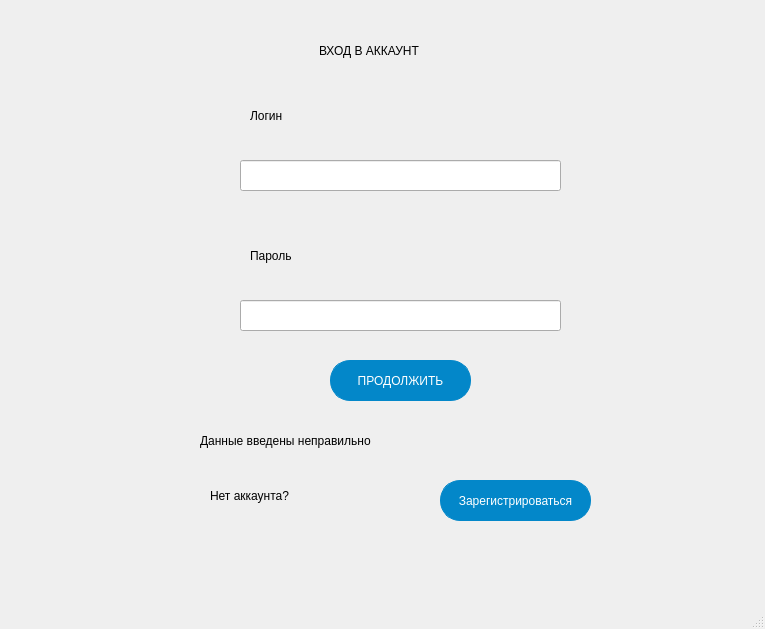
<?xml version="1.0" encoding="UTF-8"?>
<ui version="4.0">
 <class>MainWindow</class>
 <widget class="QMainWindow" name="MainWindow">
  <property name="geometry">
   <rect>
    <x>0</x>
    <y>0</y>
    <width>765</width>
    <height>629</height>
   </rect>
  </property>
  <property name="minimumSize">
   <size>
    <width>765</width>
    <height>629</height>
   </size>
  </property>
  <property name="maximumSize">
   <size>
    <width>765</width>
    <height>629</height>
   </size>
  </property>
  <property name="mouseTracking">
   <bool>true</bool>
  </property>
  <property name="acceptDrops">
   <bool>false</bool>
  </property>
  <property name="windowTitle">
   <string>Вход</string>
  </property>
  <widget class="QWidget" name="centralwidget">
   <widget class="QLabel" name="label">
    <property name="geometry">
     <rect>
      <x>319</x>
      <y>25</y>
      <width>231</width>
      <height>51</height>
     </rect>
    </property>
    <property name="styleSheet">
     <string notr="true">font: 18pt &quot;Comfortaa&quot;;</string>
    </property>
    <property name="text">
     <string>ВХОД В АККАУНТ</string>
    </property>
   </widget>
   <widget class="QLabel" name="label_2">
    <property name="geometry">
     <rect>
      <x>250</x>
      <y>100</y>
      <width>311</width>
      <height>31</height>
     </rect>
    </property>
    <property name="mouseTracking">
     <bool>false</bool>
    </property>
    <property name="styleSheet">
     <string notr="true">font: 18pt &quot;Comfortaa&quot;;</string>
    </property>
    <property name="text">
     <string>Логин</string>
    </property>
   </widget>
   <widget class="QLabel" name="label_3">
    <property name="geometry">
     <rect>
      <x>250</x>
      <y>240</y>
      <width>301</width>
      <height>31</height>
     </rect>
    </property>
    <property name="styleSheet">
     <string notr="true">font: 18pt &quot;Comfortaa&quot;;</string>
    </property>
    <property name="text">
     <string>Пароль</string>
    </property>
   </widget>
   <widget class="QLabel" name="error">
    <property name="geometry">
     <rect>
      <x>200</x>
      <y>420</y>
      <width>421</width>
      <height>41</height>
     </rect>
    </property>
    <property name="styleSheet">
     <string notr="true">font: 18pt &quot;Comfortaa&quot;;
</string>
    </property>
    <property name="text">
     <string>Данные введены неправильно</string>
    </property>
   </widget>
   <widget class="QLineEdit" name="login">
    <property name="geometry">
     <rect>
      <x>240</x>
      <y>160</y>
      <width>321</width>
      <height>31</height>
     </rect>
    </property>
    <property name="styleSheet">
     <string notr="true">font: 13px &quot;Comfortaa&quot;;</string>
    </property>
   </widget>
   <widget class="QLineEdit" name="password">
    <property name="geometry">
     <rect>
      <x>240</x>
      <y>300</y>
      <width>321</width>
      <height>31</height>
     </rect>
    </property>
    <property name="styleSheet">
     <string notr="true">font: 13px &quot;Comfortaa&quot;;</string>
    </property>
   </widget>
   <widget class="QPushButton" name="enter">
    <property name="geometry">
     <rect>
      <x>330</x>
      <y>360</y>
      <width>141</width>
      <height>41</height>
     </rect>
    </property>
    <property name="cursor">
     <cursorShape>PointingHandCursor</cursorShape>
    </property>
    <property name="styleSheet">
     <string notr="true">font: 12px &quot;Comfortaa&quot;;
background-color: rgb(3, 135, 201);
color: rgb(255, 255, 255);
border: 1px solid rgb(3, 135, 201);
border-radius: 20px;</string>
    </property>
    <property name="text">
     <string>ПРОДОЛЖИТЬ</string>
    </property>
   </widget>
   <widget class="QPushButton" name="reg_btn">
    <property name="geometry">
     <rect>
      <x>440</x>
      <y>480</y>
      <width>151</width>
      <height>41</height>
     </rect>
    </property>
    <property name="cursor">
     <cursorShape>PointingHandCursor</cursorShape>
    </property>
    <property name="mouseTracking">
     <bool>false</bool>
    </property>
    <property name="styleSheet">
     <string notr="true">font: 12px &quot;Comfortaa&quot;;
background-color: rgb(3, 135, 201);
color: rgb(255, 255, 255);
border: 1px solid rgb(3, 135, 201);
border-radius: 20px;</string>
    </property>
    <property name="text">
     <string>Зарегистрироваться</string>
    </property>
   </widget>
   <widget class="QLabel" name="label_5">
    <property name="geometry">
     <rect>
      <x>210</x>
      <y>470</y>
      <width>161</width>
      <height>51</height>
     </rect>
    </property>
    <property name="styleSheet">
     <string notr="true">font: 14px &quot;Comfortaa&quot;;</string>
    </property>
    <property name="text">
     <string>Нет аккаунта?</string>
    </property>
   </widget>
  </widget>
  <widget class="QMenuBar" name="menubar">
   <property name="geometry">
    <rect>
     <x>0</x>
     <y>0</y>
     <width>765</width>
     <height>21</height>
    </rect>
   </property>
  </widget>
  <widget class="QStatusBar" name="statusbar"/>
 </widget>
 <resources/>
 <connections/>
</ui>
